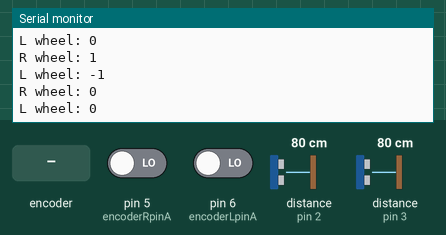
Bench run of a sketch on a simulated Arduino Uno, built with avr-gcc and run on an emulated ATmega328P. On the bench: the last lines printed to the serial monitor. Wiring (inferred from the names in the program): 2 × range finder with pulse-width output: data pin 2 / data pin 3. Inputs (shaded band) come from the test bench; at power-on: distance to the obstacle (sensors on pin 2, pin 3) 80 cm, pin 6 (encoderLpinA) LOW, pin 5 (encoderRpinA) LOW.

Above: at 1.2 s.
1.3 s: distance to the obstacle (sensor on pin 2) set to 9 cm
At 1.69 s:
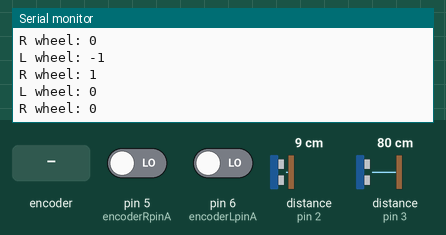
4.3 s: distance to the obstacle (sensor on pin 3) set to 2 cm
At 4.33 s:
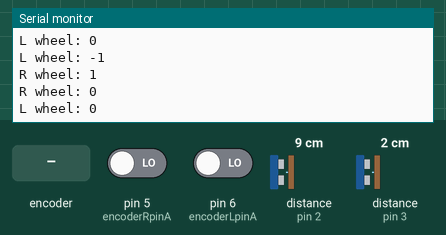
5.8 s: rotary encoder on pin 5 (encoderRpinA) / pin 2 (encoderRpinB) turned 1 step (first pin leading)
7.5 s: pin 6 (encoderLpinA) driven HIGH
9.0 s: distance to the obstacle (sensor on pin 2) set to 2 cm
At 9.5 s:
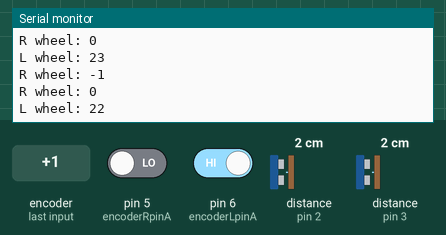
Timing chart, 0 to 12.0 s (numbered marks = the images above; inputs shaded):
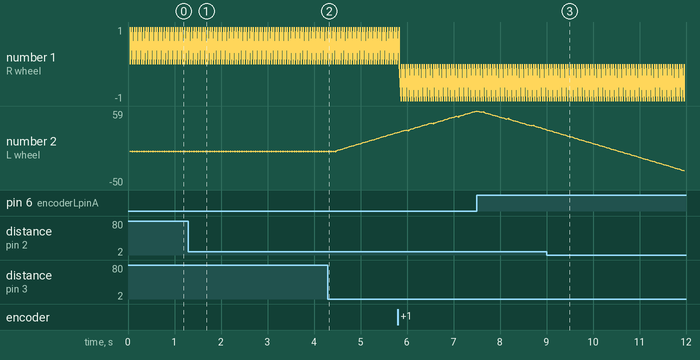

The sketch:

EncoderTickCounting.ino
```cpp
/***
 * 2019.11.29.Fri
 *
 * Arduino digital input 0~7 : PIND 0b00000000
 *
 * R Wheel uses pin 2 for encoder B (interrupt) and 5 for encoder A of FIT0450 'TT' motor.
 * L Wheel uses pin 3 for encoder B (interrupt) and 6 for encoder B.
 *
 * To detect right wheel's rotation, extract value of pin 2 & 5 only.
 * PIND & 0b00100100 will mask for right wheel values.
 * Shift it by 2 bits to ignore pin 0 & 1.
 *
 * Maskerd & Shifted value of right wheel only have:
 * 0000 (bin) = 0 (dec) =
 * 0001 (bin) = 1 (dec) =
 * 1000 (bin) = 8 (dec) =
 * 1001 (bin) = 9 (dec) =
 *
 * Again, let's ignore middle bits (bit 2 & 3) to express encoder AB:
 * Then,
 * 0000 becomes 00 (encoder A:0 encoder B:0)
 * 0001 becomes 01 (encoder A:0 encoder B:1)
 * 1001 becomes 11 (encoder A:1 encoder B:1)
 * 1000 becomes 10 (encoder A:1 encoder B:0)
 *
 * STATE MACHINE:
 * 00  <--> 01
 *  ^       ^
 *  |       |
 *  >       >
 *  10 <--> 11
 *
 * Interrupting happens only on:
 * 00 to 01 (counterclockwise) or 01 to 00 (clockwise)
 * 11 to 10 (counterclockwise) or 10 to 11 (clockwise)
 *
 * 00: only on case; 01 -> 00; C(backwards); so count-1
 * 01: only on case; 00 -> 01; CC(forwards); so count+1
 * 10: only on case; 11 -> 10; CC(forwards); so count+1
 * 11: only on case; 10 -> 11; C(backwards); so count-1
 *
 * We can use those four values as indicies:
 * 10bin(8dec) and 11bin(9dec) has bit 4, so remove it.
 * Bit 4 removed 10bin(8dec) and 11bin(9dec) + 10bin makes
 * those to 2dec and 3dec.
 * Ex) 11bin(9dec) is 1001 in binary
 * remove bit 4 : 0001 in binary
 * add 10(bin)  : 0011 in binary which is 3 in decimal.
 *
 *  Table of 00, 01, 10, 11 can be of 0, 1, 2, 3 as above.
 *  Table[0]:-1 Table[1]:+1 Table[2]:+1 Table[3]:-1
 *  or change the sign for Left wheel.
 *
 *
 *  One rotation = 1350 ticks approx.
 *  One rotation = 21cm approx.
 *  long data type range = 2,147,483,648
 *  2147483648 / 1350 ticks = 1,590,728 rotations
 *  1,590,728 * 21cm = 33,405,301cm = 334.053km
 *  Thus, long data type is large enough to calculate distances.
 */

/*** Right Wheel ***/
const byte encoderRpinB = 2; // interrupt 0
const byte encoderRpinA = 5;
/*** Left Wheel ***/
const byte encoderLpinB = 3; // interrupt 1
const byte encoderLpinA = 6;

static int8_t lookup_table[] = {-1,1,1,-1};
long encoder_count_right = 0;
long encoder_count_left = 0;

void setup() {
  Serial.begin(57600);
  EncoderInit();
}


void loop() {
}

void EncoderInit() {
  pinMode(encoderRpinA,INPUT); // make the pin INPUT mode to read its value
  pinMode(encoderLpinA,INPUT);
  attachInterrupt(digitalPinToInterrupt(encoderRpinB),
                  wheelR,CHANGE);
  attachInterrupt(digitalPinToInterrupt(encoderLpinB),
                  wheelL,CHANGE);
}

void wheelR() {
  // Read PIND value and extract pin 2 & 5 value, then remove pin0&1 values.
  byte currentR = (PIND & 0b00100100) >> 2;

  if (currentR > 0b0010) {
    currentR -= 0b1000;
    currentR += 0b0010;
  }

  encoder_count_right += lookup_table[currentR];
  Serial.print("R wheel: ");
  Serial.println(encoder_count_right);
}

void wheelL() {
  // Read PIND value and extract pin 3 & 6 value, then remove pin0~2 values.
  byte currentL = (PIND & 0b01001000) >> 3;

  if (currentL > 0b0010) {
    currentL -= 0b1000;
    currentL += 0b0010;
  }

  encoder_count_left -= lookup_table[currentL];
  Serial.print("L wheel: ");
  Serial.println(encoder_count_left);
}
```

Measured:
- plotted number 2: 0 → 27 after the input at 4.3 s
